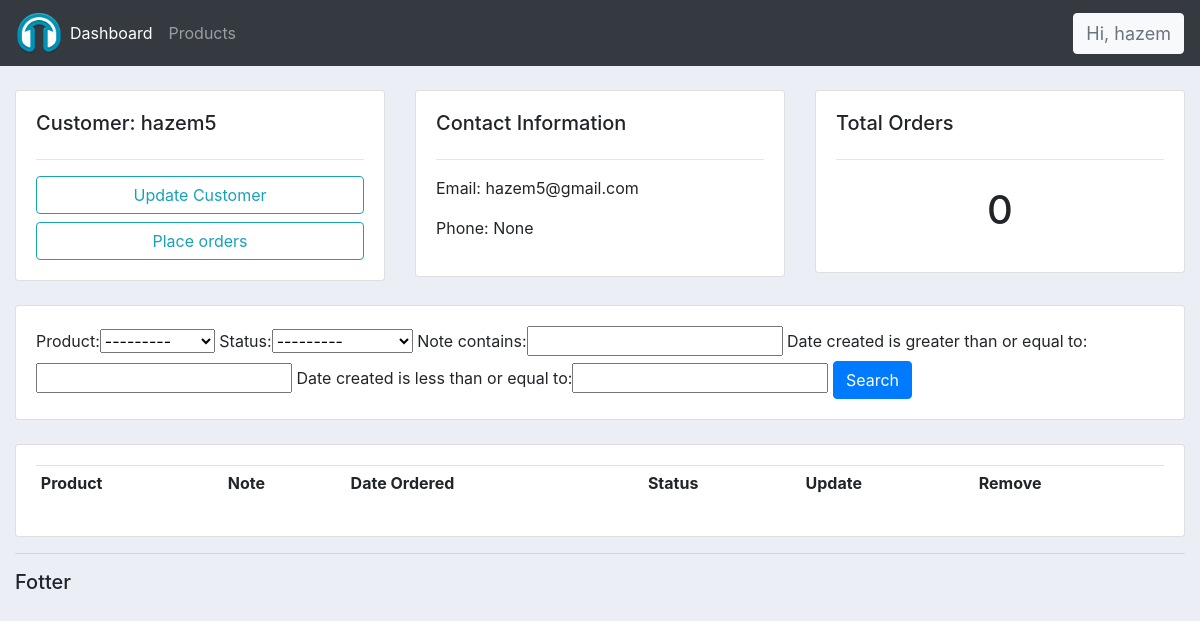
The app's page /customer/8 (signed in), older data.
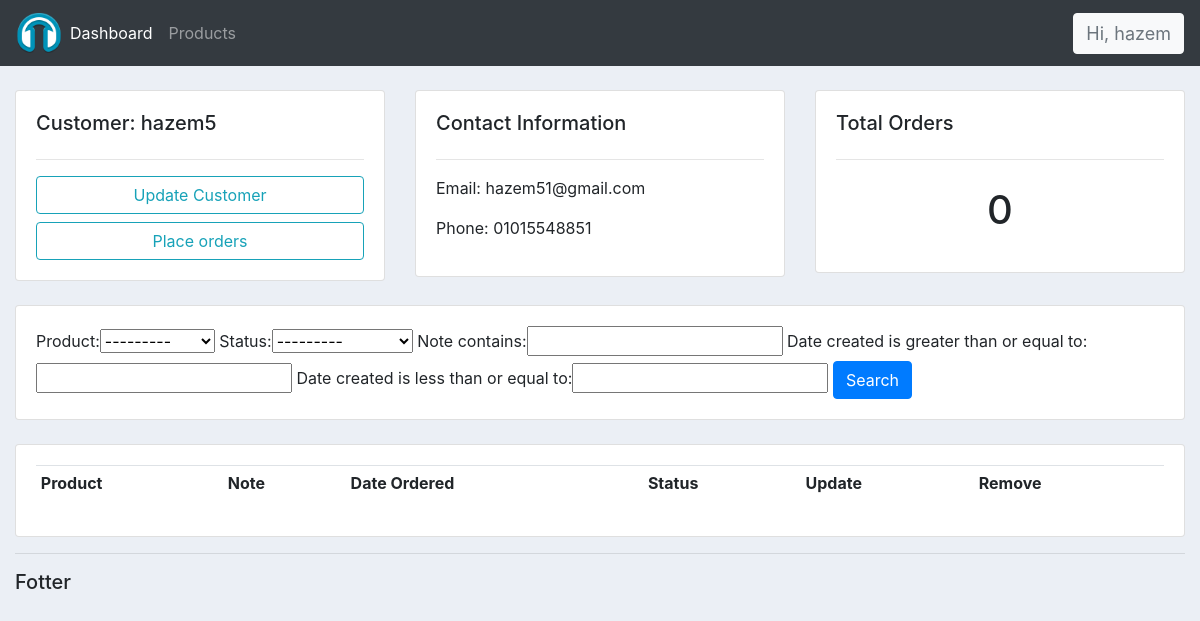
The same page, newer data.
### accountss/models.py (models this page shows)
class Customer(models.Model):
    user  = models.OneToOneField(User, null=True, blank=True, on_delete=models.CASCADE) #whenever the user is deleted delete that relation to this customer
    name  = models.CharField(max_length=200, null=True)
    phone = models.CharField(max_length=200, null=True)
    email = models.CharField(max_length=200, null=True)
    profile_pic = models.ImageField(upload_to=get_encoded_file_name,default="c188345d-a2ef-4b25-9d8a-ac9137926485-default_profile_pic.svg", null=True, blank=True)
    date_created = models.DateTimeField(auto_now_add=True, null=True)
    def __str__(self):
        return self.name

### accountss/decorators.py (the view)
        def wrapper_func(request, *args, **kwargs):
            group = None
            if request.user.groups.exists():
                group = request.user.groups.all()[0].name
            if group in allowed_roles:
                return view_func(request, *args, **kwargs)
            else:
                return HttpResponse('<h1><p>Not Authorized</p></h1>')

### accountss/models.py (called while the page is built)
    def __str__(self):
        return self.name

### accountss/views.py (called while the page is built)
@login_required(login_url='loginPage')
@allowed_users(allowed_roles=['admin'])
def customer(request, pk):
    customer = Customer.objects.get(id=pk)
    orders = customer.order_set.all()
    orders_count = orders.count()
    myfilter = orderfilter(request.GET, queryset=orders)
    orders = myfilter.qs
    context = {'customer':customer, 'orders':orders,'orders_count':orders_count,'myfilter':myfilter}
    return render(request, 'accountss/customer.html', context)

### accountss/templates/accountss/customer.html (shortened to what this page needs)
{% extends 'accountss/main.html'%}
{% block content%}
<br>
<div class="row">
    <div class="col-md">
        <div class="card card-body">
            <h5>Customer: {{customer.name}} </h5>
            <hr>
            <a class="btn btn-outline-info bt-sm btn-block" href="">Update Customer</a>
            <a class="btn btn-outline-info bt-sm btn-block" href="{% url 'create_multiple_order' customer.id %}">Place orders</a>
        </div>
    </div>
    <div class="col-md">
        <div class="card card-body">
            <h5>Contact Information</h5>
            <hr>
            <p>Email: {{customer.email}}</p>
            <p>Phone: {{customer.phone}}</p>
        </div>
    </div>
    <div class="col-md">
        <div class="card card-body">
            <h5>Total Orders</h5>
            <hr>
            <h1 style="text-align:center;padding: 10px">{{orders_count}}</h1>
        </div>
    </div>
</div>
<br>
<div class="row">
    <div class="col">
        <div class="card card-body">
            <form method="get">
                {{myfilter.form}}
                <button class="btn btn-primary" type="submit">Search</button>
            </form>
        </div>
    </div>
</div>
<br>
<div class="row">
    <div class="col-md">
        <div class="card card-body">
            <table class="table table-sm">
                <tr >
                    <th>Product</th>
                    <th>Note</th>
                    <th>Date Ordered</th>
                    <th>Status</th>
                    <th>Update</th>
                    <th>Remove</th>
                </tr>
            </table>
        </div>
    </div>
</div>
{% endblock %}

Row changes from the older to the newer data that the page shows:
changed Customer "hazem5": email "hazem5@gmail.com" → "hazem51@gmail.com"; phone "None" → "01015548851"
